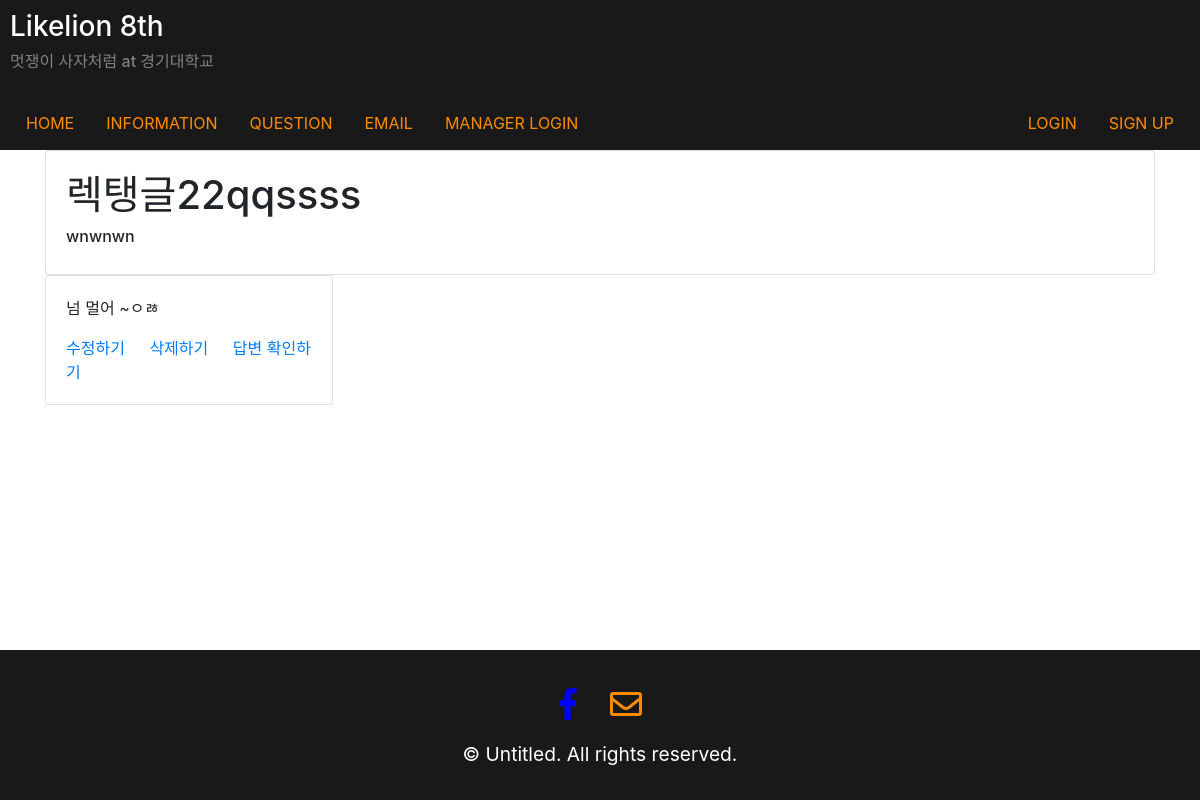
The page /question/read/14 on the database its author committed.
### question/models.py (models this page shows, shortened)
class Question(models.Model) :
    author = models.ForeignKey(CustomUser, on_delete = models.CASCADE)
    title = models.CharField(max_length=40)
    content = models.TextField()
    question_time = models.DateTimeField(default=timezone.now)
    modified_at = models.DateTimeField(auto_now=True)

### user/models.py (models this page shows)
class CustomUser(AbstractUser):
    class_code = models.CharField(max_length = 9, null = True, blank = True)
    major = models.CharField(max_length = 15, null = True, blank = True)
    phone_number = models.CharField(max_length = 12, null = True, blank = True)

### question/views.py (the view)
# urls.py: path('read/<int:pk>', views.question_read_one, name="question_read_one"), # question 안에 있는 read_one이라서 question_read_one 이라 함 / int:pk는 개별 게시글에 대한 것이므로 추가함 (최종인)
def question_read_one(request, pk): #(최종인)
    question = get_object_or_404(Question, pk = pk)
    context = {'question' : question }  #question's'가 아닌이유는 read_one에서 개별 항목에 대한 것을 볼것이기 때문
    return render(request, 'question/read_one.html', context)

### question/templates/question/read_one.html (shortened to what this page needs)
{% extends 'layout/layout.html' %}
{% block content %}
<section class="container">
    <div class="card">
        <div class="card-body">
            <h1>{{question.title}}</h1>
            <h6>{{question.author.username}}</h6>
        </div>
    </div>
    <div class="card" style="width: 18rem;">
        <div class="card-body">
            <p class="card-text">{{question.content}}</p>
            {% if request.session.is_manager %}
            <!-- <a href="{% url 'pre_update' question.pk %}" class="card-link">수정하기</a>
            <a href="{% url 'question_delete' question.pk %}" class="card-link">삭제하기</a> -->
            <form action="{% url 'manager_create' %}" method="GET">
                <input type="hidden" name="question" value="{{question.pk}}">
                <button type="submit" class="btn btn-primary">답글달기(manager용)</button>
            </form>
            {% else %}
            <a href="{% url 'pre_update' question.pk %}" class="card-link">수정하기</a>
            <a href="{% url 'question_delete' question.pk %}" class="card-link">삭제하기</a>
            <a href="{% url 'question_viewanswer' question.pk %}" class="card-link">답변 확인하기</a>
            {% endif %}
        </div>
    </div>
    {% endblock %}

### main/static/css/layout.css (style rules this page uses)
html { height: 100%; }
body { min-height: 100%; display : grid; grid-template-rows: 1fr auto; }

### rows shown on the page
Question: title "렉탱글22qqssss", author.username "wnwnwn", content "넘 멀어 ~ㅇㅀ"
